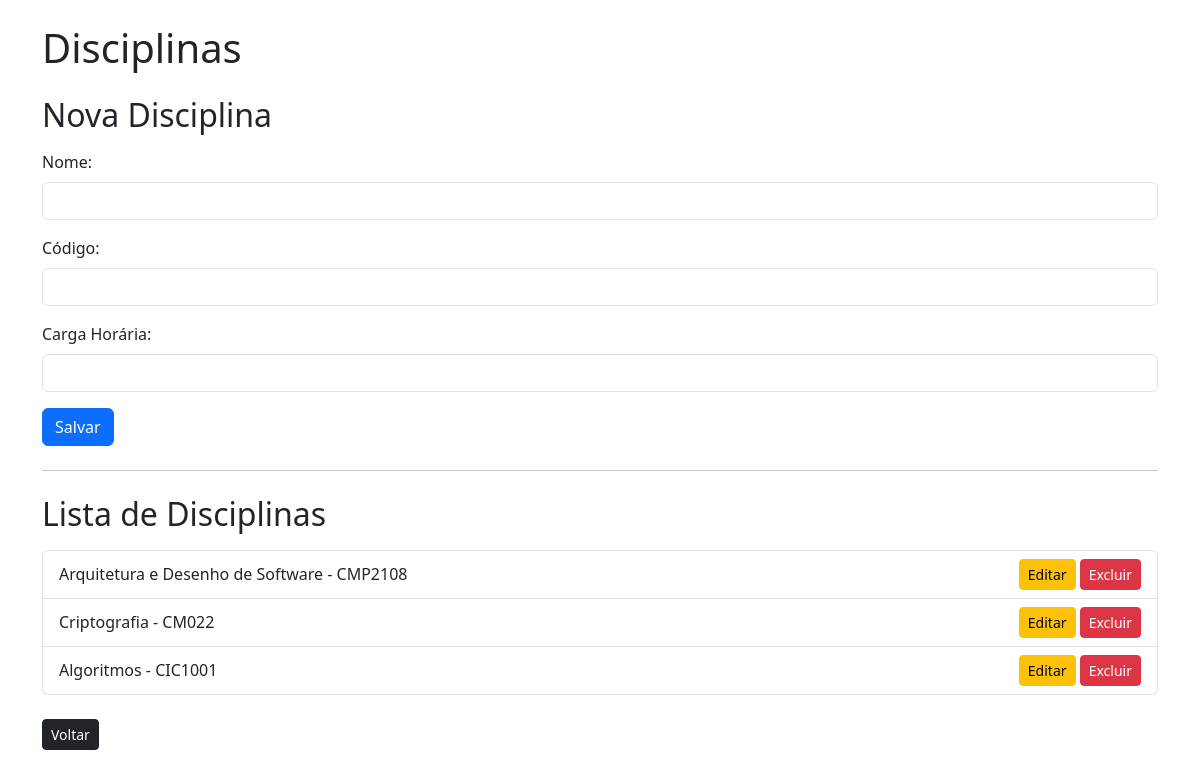
The app's page /disciplinas/ with its own data.
### core/models.py (models this page shows, shortened)
class Disciplina(models.Model):
    nome = models.CharField(max_length=100)
    codigo = models.CharField(max_length=20, unique=True)
    carga_horaria = models.PositiveIntegerField()

### core/views.py (the view, shortened to what this page needs)
def listar_disciplinas(request):
    disciplinas = Disciplina.objects.all()
    return render(
        request,
        'disciplinas.html',
        {'disciplinas': disciplinas}
    )

### core/templates/disciplinas.html (shortened to what this page needs)
<!DOCTYPE html>
<html>
<head>
    <link
        href="https://cdn.jsdelivr.net/npm/bootstrap@5.3.3/dist/css/bootstrap.min.css"
        rel="stylesheet">
</head>
<body class="container mt-4">
    <h1 class="mb-4">Disciplinas</h1>
    <h2 class="mb-3">Nova Disciplina</h2>
    <form method="POST">
        <div class="mb-3">
            <label class="form-label">
                Nome:
            </label>
            <input
                type="text"
                name="nome"
                class="form-control"
                required>
        </div>
        <div class="mb-3">
            <label class="form-label">
                Código:
            </label>
            <input
                type="text"
                name="codigo"
                class="form-control"
                required>
        </div>
        <div class="mb-3">
            <label class="form-label">
                Carga Horária:
            </label>
            <input
                type="number"
                name="carga_horaria"
                class="form-control"
                required>
        </div>
        <button
            type="submit"
            class="btn btn-primary">
            Salvar
        </button>
    </form>
    <hr class="my-4">
    <h2 class="mb-3">
        Lista de Disciplinas
    </h2>
    <ul class="list-group">
        {% for disciplina in disciplinas %}
        <li class="list-group-item d-flex justify-content-between align-items-center">
            <span>
                {{ disciplina.nome }}
                -
                {{ disciplina.codigo }}
            </span>
            <div>
                <a
                    class="btn btn-warning btn-sm"
                    href="/editar-disciplina/{{ disciplina.id }}/">
                    Editar
                </a>
                <a
                    class="btn btn-danger btn-sm"
                    href="/excluir-disciplina/{{ disciplina.id }}/">
                    Excluir
                </a>
            </div>
        </li>
        {% endfor %}
    </ul>
    <div class="mt-4">
        <a class="btn btn-dark btn-sm" href="/">
            Voltar
        </a>
    </div>
</body>
</html>

### records on screen
Disciplina: nome "Arquitetura e Desenho de Software", codigo "CMP2108"
Disciplina: nome "Criptografia", codigo "CM022"
Disciplina: nome "Algoritmos", codigo "CIC1001"
